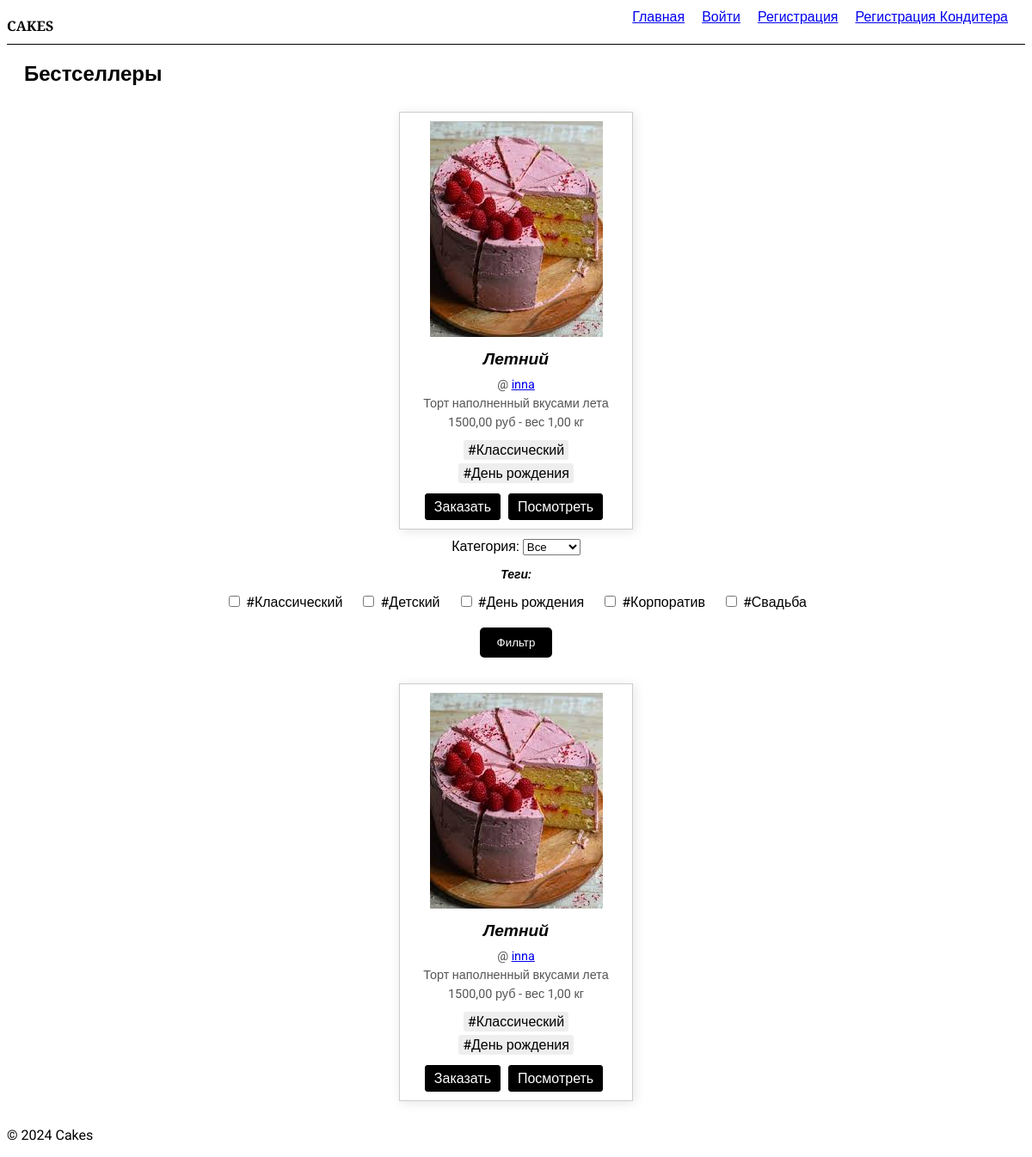
The page / on the database its author committed.
### main/models.py (models this page shows, shortened)
class Cake(models.Model):
    name = models.CharField("Наименование", max_length=100)
    filling = models.CharField("Начинка", max_length=100)
    price = models.DecimalField("Цена", max_digits=10, decimal_places=2)
    weight = models.DecimalField("Вес в кг", max_digits=10, decimal_places=2)
    description = models.TextField("Описание")
    image = models.ImageField("Изображение", upload_to='static/main/media/cakes/', blank=True, null=True)
    tags = models.ManyToManyField('Tag', verbose_name="Теги", related_name="cakes")
    order_count = models.PositiveIntegerField("Количество заказов", default=0)
    chief = models.ForeignKey(Chief, verbose_name="Кондитер", related_name="cakes", on_delete=models.CASCADE, null=True)

class Tag(models.Model):
    name = models.CharField("Название тега", max_length=100)
    category = models.ForeignKey(Category, verbose_name="Категория", related_name="tags", on_delete=models.CASCADE)

### main/views.py (the view)
# urls.py: path('', HomeView.as_view(), name='home'),
class HomeView(View):
    def get(self, request):
        form = CakeFilterForm(request.GET or None)
        cakes = Cake.objects.all()
        categories = Category.objects.all()
        tags = Tag.objects.all()
        if form.is_valid():
            tags = form.cleaned_data.get('tags')
            if tags:
                cakes = cakes.filter(tags__in=tags).distinct()
        top_cakes = Cake.objects.order_by('-order_count')[:4]
        context = {
            'form': form,
            'all_cakes': cakes,
            'popular_cakes': top_cakes,
            'tags': tags,
            'categories': categories,
        }
        return render(request, 'main/home.html', context)

### main/forms.py
class CakeFilterForm(forms.Form):
    tags = forms.ModelMultipleChoiceField(
        queryset=Tag.objects.all(),
        widget=forms.CheckboxSelectMultiple,
        required=False,
        label="Фильтр по тегам"
    )

### main/context_processors.py (called while the page is built, shortened)
def is_chief_user(request):
    return {
        'is_chief_user': False
    }

### main/templates/main/home.html (shortened to what this page needs)
{% extends 'main/base.html' %}
{% block content %}
        <section class="bestsellers">
            <h2>Бестселлеры</h2>
            <div class="cake-list">
                {% for cake in popular_cakes %}
                <div class="cake-item">
                    <img src="{{ cake.image.url }}" alt="{{ cake.name }}">
                    <h3>{{ cake.name }}</h3>
                    <p>@ <a href="{% url 'chief_detail' cake.chief.id %}">{{ cake.chief.username }}</a></p>
                    <p>{{ cake.description }}</p>
                    <p>{{ cake.price }} руб - вес {{ cake.weight }} кг</p>
                    <div class="tags">
                        {% for tag in cake.tags.all %}
                        <span class="tag">#{{ tag.name }}</span>
                        {% endfor %}
                    </div>
                 <div class="buttons">
                     {% if user.is_authenticated %}
                        <a href="{% url 'order_cake' cake.id %}">Заказать</a>
                     {% else %}
                        <a href="{% url 'please_authorised'%}">Заказать</a>
                     {% endif %}
                     <a href="{% url 'view_cake' cake.id %}">Посмотреть</a>
                 </div>
                </div>
                {% endfor %}
            </div>
             <form method="get">
        <div>
            <label for="category">Категория:</label>
            <select id="category" name="category">
                <option value="">Все</option>
            </select>
        </div>
        <div id="tags-container" style="display: none;">
            <h3>Теги:</h3>
            <div class="tags-filter">
                {% for tag in tags %}
                    <div class="tag-checkbox" data-category="{{ tag.category.id }}" style="display: none;">
                        <label>
                            <input type="checkbox" name="tags" value="{{ tag.id }}">
                            #{{ tag.name }}
                        </label>
                    </div>
                {% endfor %}
            </div>
        </div>
        <button type="submit">Фильтр</button>
    </form>
        <div class="cake-list">
                {% for cake in all_cakes %}
                <div class="cake-item">
                    <img src="{{ cake.image.url }}" alt="{{ cake.name }}">
                    <h3>{{ cake.name }}</h3>
                    <p>@ <a href="{% url 'chief_detail' cake.chief.id %}">{{ cake.chief.username }}</a></p>
                    <p>{{ cake.description }}</p>
                    <p>{{ cake.price }} руб - вес {{ cake.weight }} кг</p>
                    <div class="tags">
                        {% for tag in cake.tags.all %}
                        <span class="tag">#{{ tag.name }}</span>
                        {% endfor %}
                    </div>
                    <div class="buttons">
                        {% if user.is_authenticated %}
                        <a href="{% url 'order_cake' cake.id %}">Заказать</a>
                     {% else %}
                        <a href="{% url 'please_authorised'%}">Заказать</a>
                     {% endif %}
                        <a href="{% url 'view_cake' cake.id %}">Посмотреть</a>
                     </div>
                </div>
                {% endfor %}
            </div>
        </section>
{% endblock %}

### main/static/main/styles/css/index.css (style rules this page uses)
body { font-family: 'Roboto', sans-serif; }
h3 { font-style: italic; font-size: 14px; }
.bestsellers { margin: 20px; }
.cake-list { display: flex; justify-content: space-around; }
.cake-item { border: 1px solid #ccc; padding: 10px; margin: 10px; width: 250px; text-align: center; box-shadow: 2px 2px 12px rgba(0, 0, 0, 0.1); }
.cake-item img { max-width: 100%; height: auto; background: #D9534F; }
.cake-item h3 { font-size: 1.2em; margin: 10px 0; }
.cake-item p { margin: 5px 0; font-size: 0.9em; color: #555; }
.cake-item .tags { margin: 10px 0; }
.cake-item .tags .tag { background-color: #eee; border-radius: 3px; padding: 2px 5px; margin: 2px; display: inline-block; }
.buttons { margin-top: 10px; }
.buttons a, .buttons button { text-decoration: none; padding: 5px 10px; border: 1px solid #000; background-color: #000; color: #fff; margin-right: 5px; display: inline-block; border-radius: 3px; transition: background-color 0.3s, border-color 0.3s; }
.tags-filter { display: flex; flex-wrap: wrap; justify-content: center; margin-bottom: 20px; }
.tags-filter label { margin: 0 10px; }
form { text-align: center; margin-bottom: 20px; }
form button { background-color: #000; color: #fff; border: none; padding: 10px 20px; cursor: pointer; border-radius: 5px; transition: background-color 0.3s; }

### rows shown on the page
Cake: image (picture), name "Летний", chief.username "inna", description "Торт наполненный вкусами лета", price "1500,00", weight "1,00"
Tag: name "Классический"
Tag: name "День рождения"
Tag: name "Детский"
Tag: name "Корпоратив"
Tag: name "Свадьба"
